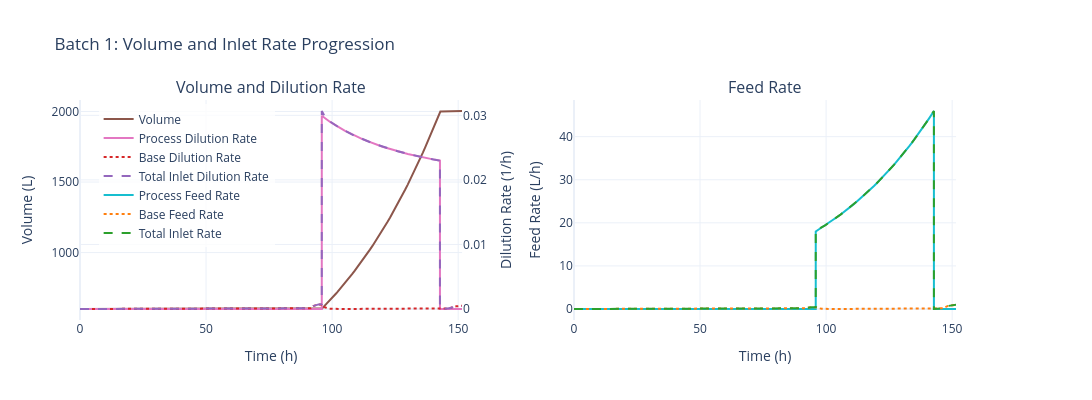

Here is the notebook cell this chart was saved with:
### Code cell
sim.data.plot_volume_feed(batch_number=1)

### Figure 1 — Plotly figure (JSON) as saved in the notebook; plotly's stock layout.template omitted (floating-point values rounded to 4 significant figures; data arrays with more than 128 entries replaced by an {"elided": "..."} marker saying what was removed)
{"data": [{"hovertemplate": "Time: %{x:.1f} h<br>Volume: %{y:.2f} L<extra></extra>", "line": {"color": "#8c564b", "width": 2}, "mode": "lines", "name": "Volume", "type": "scatter", "x": {"elided": "287 float values"}, "xaxis": "x", "y": {"elided": "287 float values"}, "yaxis": "y"}, {"hovertemplate": "Time: %{x:.1f} h<br>D_process: %{y:.4f} 1/h<extra></extra>", "line": {"color": "#e377c2", "width": 2}, "mode": "lines", "name": "Process Dilution Rate", "type": "scatter", "x": {"elided": "287 float values"}, "xaxis": "x", "y": {"elided": "287 float values"}, "yaxis": "y2"}, {"hovertemplate": "Time: %{x:.1f} h<br>D_base: %{y:.4f} 1/h<extra></extra>", "line": {"color": "#d62728", "dash": "dot", "width": 2}, "mode": "lines", "name": "Base Dilution Rate", "type": "scatter", "x": {"elided": "287 float values"}, "xaxis": "x", "y": {"elided": "287 float values"}, "yaxis": "y2"}, {"hovertemplate": "Time: %{x:.1f} h<br>D_total: %{y:.4f} 1/h<extra></extra>", "line": {"color": "#9467bd", "dash": "dash", "width": 2}, "mode": "lines", "name": "Total Inlet Dilution Rate", "type": "scatter", "x": {"elided": "287 float values"}, "xaxis": "x", "y": {"elided": "287 float values"}, "yaxis": "y2"}, {"hovertemplate": "Time: %{x:.1f} h<br>F_process: %{y:.4f} L/h<extra></extra>", "line": {"color": "#17becf", "width": 2}, "mode": "lines", "name": "Process Feed Rate", "type": "scatter", "x": {"elided": "287 float values"}, "xaxis": "x2", "y": {"elided": "287 float values"}, "yaxis": "y3"}, {"hovertemplate": "Time: %{x:.1f} h<br>F_base: %{y:.4f} L/h<extra></extra>", "line": {"color": "#ff7f0e", "dash": "dot", "width": 2}, "mode": "lines", "name": "Base Feed Rate", "type": "scatter", "x": {"elided": "287 float values"}, "xaxis": "x2", "y": {"elided": "287 float values"}, "yaxis": "y3"}, {"hovertemplate": "Time: %{x:.1f} h<br>F_total: %{y:.4f} L/h<extra></extra>", "line": {"color": "#2ca02c", "dash": "dash", "width": 2}, "mode": "lines", "name": "Total Inlet Rate", "type": "scatter", "x": {"elided": "287 float values"}, "xaxis": "x2", "y": {"elided": "287 float values"}, "yaxis": "y3"}], "layout": {"annotations": [{"font": {"size": 16}, "showarrow": false, "text": "Volume and Dilution Rate", "x": 0.205, "xanchor": "center", "xref": "paper", "y": 1, "yanchor": "bottom", "yref": "paper"}, {"font": {"size": 16}, "showarrow": false, "text": "Feed Rate", "x": 0.735, "xanchor": "center", "xref": "paper", "y": 1, "yanchor": "bottom", "yref": "paper"}], "font": {"size": 12}, "height": 400, "legend": {"bgcolor": "rgba(255,255,255,0.8)", "x": 0.02, "y": 0.98}, "showlegend": true, "title": {"text": "Batch 1: Volume and Inlet Rate Progression"}, "width": 1400, "xaxis": {"anchor": "y", "domain": [0, 0.41], "title": {"text": "Time (h)"}}, "xaxis2": {"anchor": "y3", "domain": [0.53, 0.94], "title": {"text": "Time (h)"}}, "yaxis": {"anchor": "x", "domain": [0, 1], "title": {"text": "Volume (L)"}}, "yaxis2": {"anchor": "x", "overlaying": "y", "side": "right", "title": {"text": "Dilution Rate (1/h)"}}, "yaxis3": {"anchor": "x2", "domain": [0, 1], "title": {"text": "Feed Rate (L/h)"}}}}
